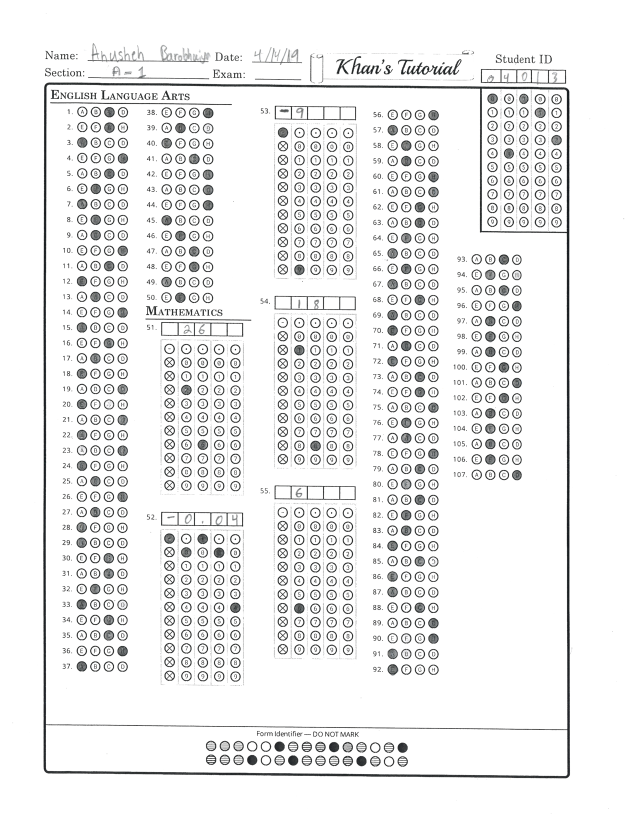
#> input picture real_test_image.png, 1275 x 1650 px (shown at 1/2 size)
$ python SHSATGrader.py
#> lines starting #> are read from the running program, lines starting #| are printed output that depends on the picture; after the words box and inside, x2 and y2 are one past the last pixel; in counts of white or black regions, pixels touching at a corner belong together
#This program succesffuly reads in an image and finds all contours after converting to a binary image
#The contours are then all drawn on the original image
#Dev Notes: Make sure the circle is completely filled in and there are no stray marks on the page
#Dev Notes: Make sure that the the pencil marks are inside the bubbles as much as possible
#Dev Notes: Make sure that only ONE answer is selected

from imutils import contours
import numpy as np
import imutils
import cv2
import csv

#@param: image is a scanned jpg of a multiple choice exam.
#returns a matrix of ones and zeros where the one indicates that an answer choice was bubbled in and a 0 indicates an answer choice was not bubbled in
def readImage(image):

    #cv2.imshow("original image", image)
    #cv2.waitKey(0)                                          #Waits for button press before moving on

    gray_image = cv2.cvtColor(image, cv2.COLOR_BGR2GRAY)    #Converts the image to greyscale

    #Converts to a binary image by changing the background of the image to black and the foreground to white
    binary_image = cv2.threshold(gray_image, 0,255,cv2.THRESH_BINARY_INV | cv2.THRESH_OTSU)[1]

    #Finds all contours in the binary image
    all_contours = cv2.findContours(binary_image, cv2.RETR_EXTERNAL, cv2.CHAIN_APPROX_SIMPLE)
    all_contours = imutils.grab_contours(all_contours)
    #The list that will hold all our multiple choice questions
    mc_questions = []

    for c in all_contours:
        #Creates the minimum spanning rectangle around each contour
        #Let (x,y) be the top-left coordinate of the rectangle
        (x, y, width, height) = cv2.boundingRect(c)
        aspect_ratio = width/float(height)

        #If the width and height of the rectangle is more than 30 pixels and the aspect ratio is around 1
        #Add the contour to the the list of questions we want to detect
        #HARDCODED, DEPENDS ON RESOLUTION
        if width >= 15 and width <= 50 and height >= 15 and height <= 50 and aspect_ratio >= .5 and aspect_ratio <= 1.3:
            mc_questions.append(c)

    #Draws the image with all the questions highlighted in green
    cv2.drawContours(image, mc_questions, -1, (0,255,0), 3)
    #cv2.imshow("contours", image)
    #cv2.waitKey(0)
    #cv2.destroyAllWindows()

    mc_questions = contours.sort_contours(mc_questions,method="top-to-bottom")[0]
    cnts = []

    #Number of answer choices per question
    cols = 4

    # each question has 4 possible answers, to loop over the question in batches of 4
    for (q,i) in enumerate(np.arange(0, len(mc_questions), cols)):
        # sort the contours for the current question from left to right
        cnts += contours.sort_contours(mc_questions[i:i+cols],method="left-to-right")[0]

    mc_question_array = []

    # loop over the sorted contours
    for (j, c) in enumerate(cnts):

        # construct a mask that reveals only the current "bubble" for the question
        mask = np.zeros(binary_image.shape, dtype="uint8")

        cv2.drawContours(mask, [c], -1, 255, -1)
        # apply the mask to the thresholded image, then
        # count the number of non-zero pixels in the bubble area
        mask = cv2.bitwise_and(binary_image, binary_image, mask=mask)
        #cv2.imshow("mask",mask)
        #cv2.waitKey(0)
        total = cv2.countNonZero(mask)

        mc_question_array.append(total)

    a = np.array(mc_question_array).reshape(len(mc_question_array)//cols,cols)

    min_val = 0

    for i in range(len(a)):

        min_val = min(a[i])

        for j in range(len(a[i])):

            if(a[i][j] < (min_val * 1.9)):
                a[i][j] = 0
            else:
                a[i][j] = 1

    return a.tolist()

# [143 lines left out: functions readSignValue, formatCSV, formatID, formatShortAnswer, not called in this run]

if __name__ == '__main__':
    #HARDCODED, DEPENDS ON RESOLUTION AND FORMATING OF SHEET
    image = cv2.imread('real_test_image.png')
#> image is the input picture: shape (1650, 1275, 3); mean B, G, R 237.7, 237.7, 237.5
    ela_first_col = image[200:1400, 100:275]
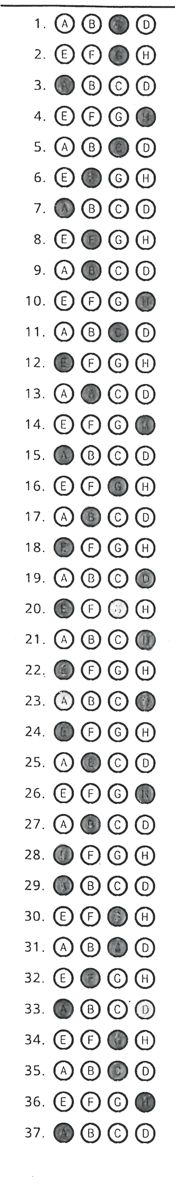
#> ela_first_col: shape (1200, 175, 3); mean B, G, R 228.4, 228.4, 228.1
    id_image = image[180:460, 970:1130]
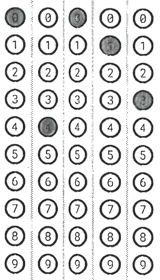
#> id_image: shape (280, 160, 3); mean B, G, R 218.1, 218.1, 217.8
    ela_third_col = image[1400:2800, 2500:3500]
#> ela_third_col = empty array
    ela_fourth_col = image[1400:2800, 3500:4500]
#> ela_fourth_col = empty array

    first_grid_in = image[3200:4200, 500:1300]
#> first_grid_in = empty array
    second_grid_in = image[3200:4200, 1300:2100]
#> second_grid_in = empty array
    third_grid_in = image[3200:4200, 2100:2900]
#> third_grid_in = empty array
    fourth_grid_in = image[3200:4200, 2900:3700]
#> fourth_grid_in = empty array
    fifth_grid_in = image[3200:4200, 3700:4500]
#> fifth_grid_in = empty array

    math_first_col = image[4300:5500, 500:1500]
#> math_first_col = empty array
    math_second_col = image[4300:5500, 1500:2500]
#> math_second_col = empty array
    math_third_col = image[4300:5500, 2500:3500]
#> math_third_col = empty array
    math_fourth_col = image[4300:5500, 3500:4500]
#> math_fourth_col = empty array


    ############TEST###########
    a = readImage(ela_first_col)
#> in readImage, `binary_image = cv2.threshold(gray_image, 0,255,cv2.THRESH_BINARY_INV |..`:
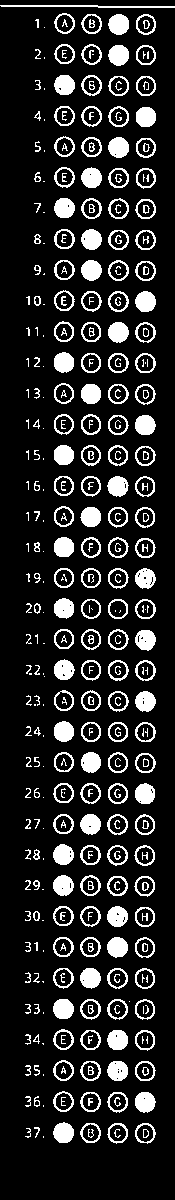
#> binary_image: shape (1200, 175); 15% white; 383 white regions (95 under 20 px)
#> in readImage, `all_contours = cv2.findContours(binary_image, cv2.RETR_EXTERNAL, cv2.C..`: all_contours = 255 contours, 89 with area under 20; largest, box (x1, y1, x2, y2) and area: (108, 291, 129, 312) 318, (108, 14, 129, 35) 317, (135, 291, 156, 312) 316, (107, 906, 128, 927) 316, (108, 137, 129, 158) 316
#> the loop in readImage, `for c in all_contours:` made 255 passes
#> (x, y, width, height, aspect_ratio) on passes 2 to 4: (25, 1128, 6, 10, 0.6), (34, 1127, 6, 11, 0.545), (135, 1123, 21, 21, 1)
#> after the loop in readImage, `for c in all_contours:`: mc_questions = 148 contours; largest, box (x1, y1, x2, y2) and area: (108, 291, 129, 312) 318, (108, 14, 129, 35) 317, (135, 291, 156, 312) 316, (107, 906, 128, 927) 316, (108, 137, 129, 158) 316
#> in readImage, `cv2.drawContours(image, mc_questions, -1, (0,255,0), 3)`:
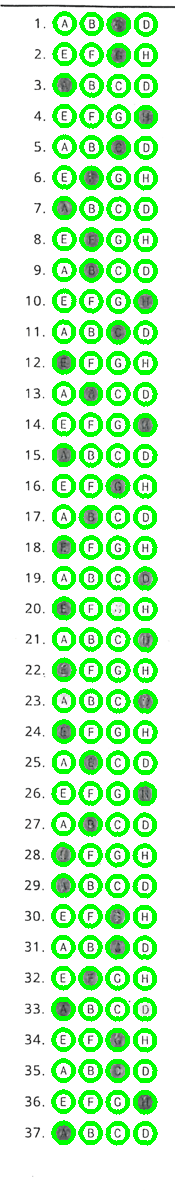
#> image: shape (1200, 175, 3); 19.91% of pixels changed, all inside (x1, y1, x2, y2) = (51, 11, 158, 1146)
#> in readImage, `mc_questions = contours.sort_contours(mc_questions,method="top-to-bott..`: mc_questions = 148 contours; largest, box (x1, y1, x2, y2) and area: (108, 291, 129, 312) 318, (108, 14, 129, 35) 317, (135, 291, 156, 312) 316, (107, 906, 128, 927) 316, (108, 45, 129, 66) 316
#> the loop in readImage, `for (q,i) in enumerate(np.arange(0, len(mc_questions), cols)):` made 37 passes
#> i on passes 1 to 12: 0, 4, 8, 12, 16, 20, 24, 28, 32, 36, 40, 44
#> the loop in readImage, `for (j, c) in enumerate(cnts):  # construct a mask that reveals only t..` made 148 passes
#> total on passes 1 to 12: 147, 158, 347, 159, 147, 153, 345, 148, 335, 165, 147, 144
#> pass 1, in readImage, `mask = cv2.bitwise_and(binary_image, binary_image, mask=mask)`:
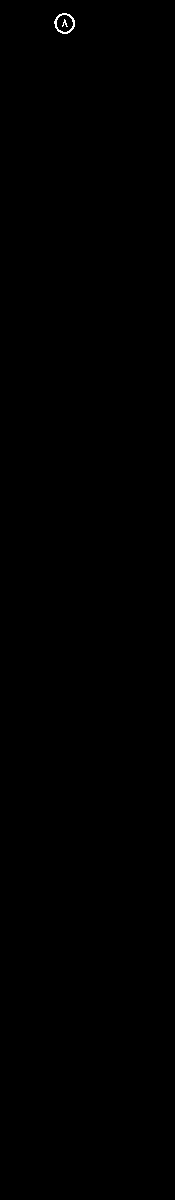
#> mask: shape (1200, 175); 0.07% white in thin lines or dots, all inside (x1, y1, x2, y2) = (54, 13, 75, 34)
#> pass 3, in readImage, `mask = cv2.bitwise_and(binary_image, binary_image, mask=mask)`:
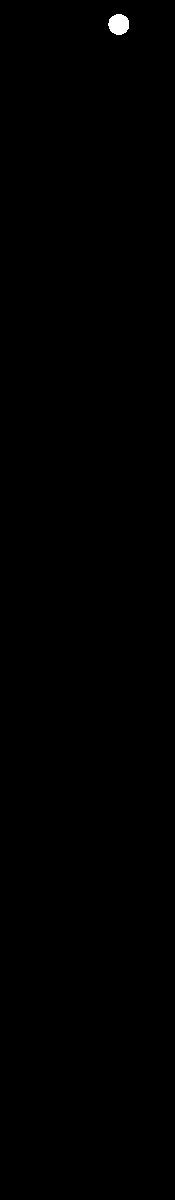
#> mask: shape (1200, 175); 0.17% white; 1 white region, box (x1, y1, x2, y2) and area: (108, 14, 129, 35) 347
#> after the loop in readImage, `for (j, c) in enumerate(cnts):`:
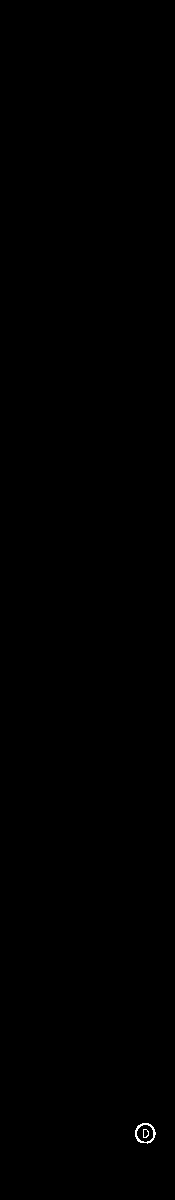
#> mask: shape (1200, 175); 0.07% white in thin lines or dots, all inside (x1, y1, x2, y2) = (135, 1123, 156, 1144)
#> after the loop in readImage, `for (j, c) in enumerate(cnts):`: mc_question_array = 148 values, max 347 at index 2, min 127 at index 77, mean 198.6
#> in readImage, `a = np.array(mc_question_array).reshape(len(mc_question_array)//cols,c..`: a = 37 rows, first 6: [147, 158, 347, 159], [147, 153, 345, 148], [335, 165, 147, 144], [151, 153, 156, 335], [149, 164, 344, 156], [159, 337, 162, 155]
#> the loop in readImage, `for i in range(len(a)): ` made 37 passes
#> min_val on passes 1 to 12: 147, 147, 144, 151, 149, 155, 156, 154, 149, 147, 149, 141
#> after the loop in readImage, `for i in range(len(a)):`: a = 37 rows, first 6: [0, 0, 1, 0], [0, 0, 1, 0], [1, 0, 0, 0], [0, 0, 0, 1], [0, 0, 1, 0], [0, 1, 0, 0]
#> a = 37 items, first 6: [0, 0, 1, 0], [0, 0, 1, 0], [1, 0, 0, 0], [0, 0, 0, 1], [0, 0, 1, 0], [0, 1, 0, 0]
    # [8 lines of commented-out code are left out]
    """
    c = readImage(ela_third_col)

    d = readImage(ela_fourth_col)


    # [5 lines of commented-out code are left out]

    j = readImage(math_first_col)
    k = readImage(math_second_col)
    l = readImage(math_third_col)
    m = readImage(math_fourth_col)
    """
    with open("new_file.csv","w+") as my_csv:
        csvWriter = csv.writer(my_csv,delimiter=',')
        # [4 lines of commented-out code are left out]
        """
        # [5 lines of commented-out code are left out]
        csvWriter.writerows(j)
        csvWriter.writerows(k)
        csvWriter.writerows(l)
        csvWriter.writerows(m)


    #formatCSV("new_file.csv")
    """
